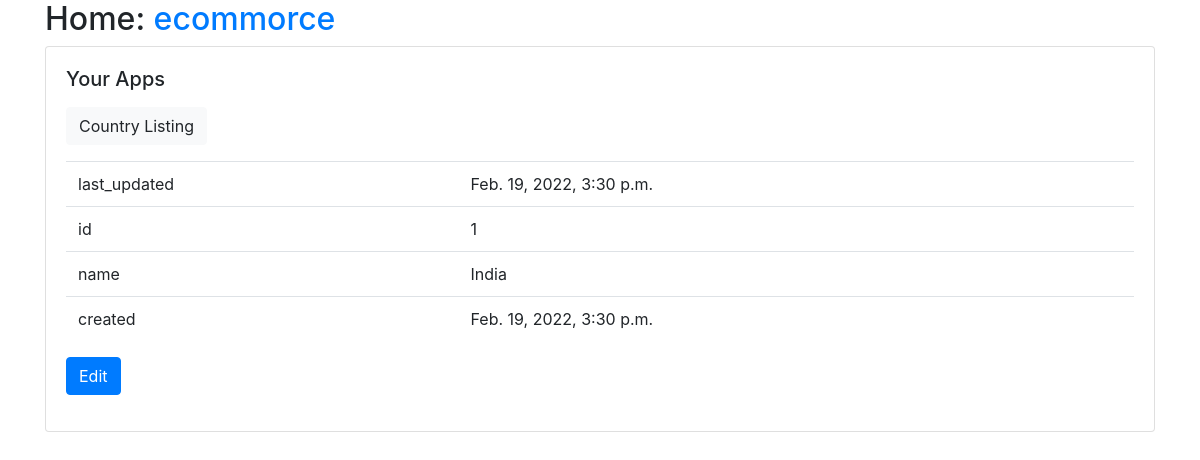
/Country_State_List/Country_State_List/Country/detail/1/, run on the app's committed database.
### Country_State_List/models.py (models this page shows, shortened)
class Country(models.Model):
    last_updated = models.DateTimeField(auto_now=True, editable=False)
    id = models.AutoField(primary_key=True)
    name = models.CharField(max_length=30)
    created = models.DateTimeField(auto_now_add=True, editable=False)
    class Meta:
        pass
    def get_update_url(self):
        return reverse("Country_State_List_Country_update", args=(self.id,))

### Country_State_List/views.py (the view)
# urls.py: path("Country_State_List/Country/detail/<int:id>/", views.CountryDetailView.as_view(), name="Country_State_List_Country_detail"),
class CountryDetailView(generic.DetailView):
    model = models.Country
    form_class = forms.CountryForm
    pk_url_kwarg = "id"

### Country_State_List/templates/Country_State_List/country_detail.html
{% extends "base.html" %}
{% load static %}
{% block content %}
<p>
    <a class="btn btn-light" href="{% url 'Country_State_List_Country_list' %}">
    Country Listing
    </a>
</p>
<table class="table">
    <tr><td>last_updated</td><td>{{ object.last_updated }}</td></tr>
    <tr><td>id</td><td>{{ object.id }}</td></tr>
    <tr><td>name</td><td>{{ object.name }}</td></tr>
    <tr><td>created</td><td>{{ object.created }}</td></tr>
</table>
<a class="btn btn-primary" href="{{object.get_update_url}}">Edit</a>
{% endblock %}

### data on the page
Country: last_updated "Feb. 19, 2022, 3:30 p.m.", id "1", name "India", created "Feb. 19, 2022, 3:30 p.m."
